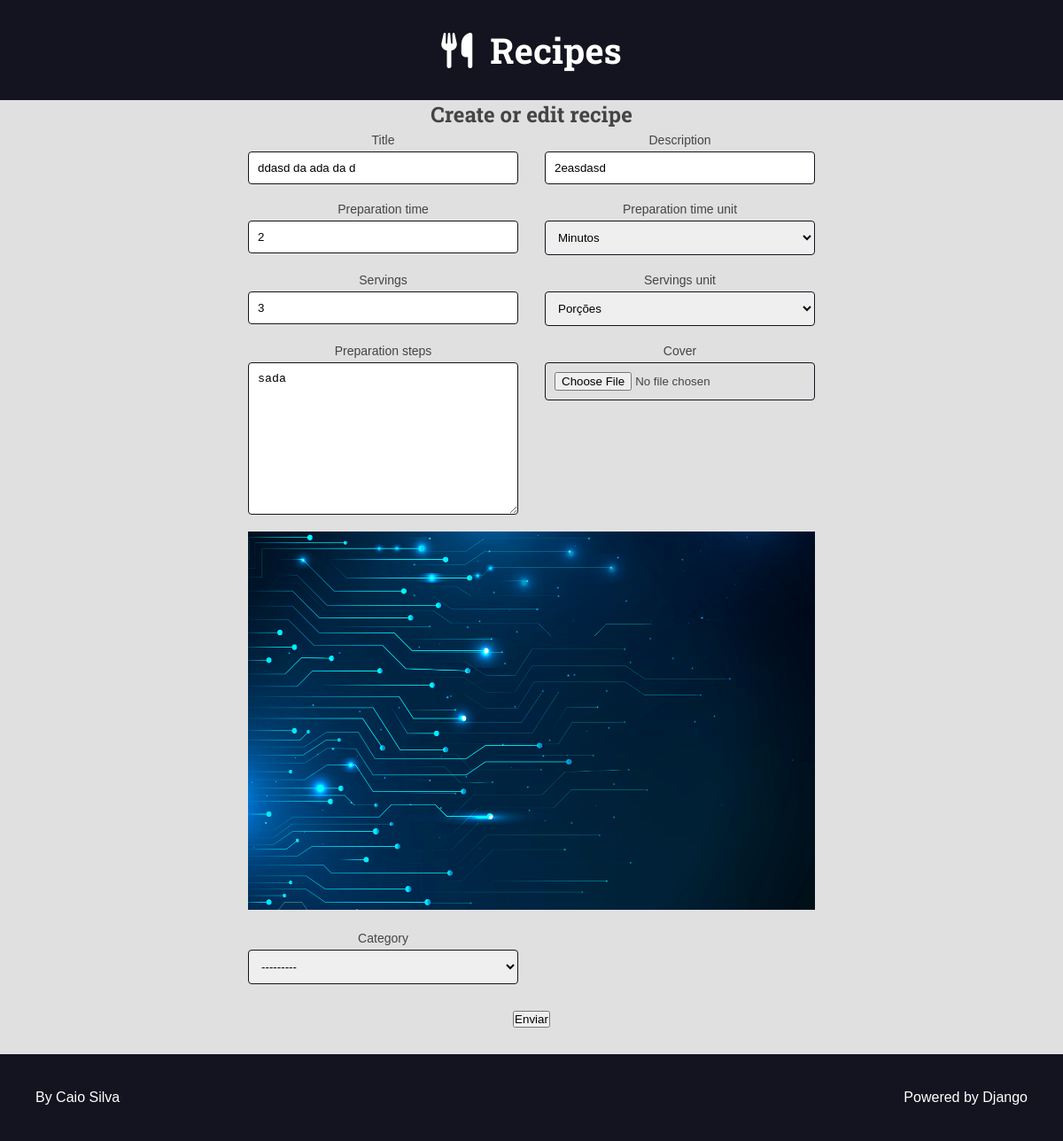
/recipe/edit/ddasd-da-ada-da-d/ (signed in), run on the app's committed database.
### recipes/models.py (models this page shows, shortened)
class Recipe(models.Model):
    title = models.CharField(max_length=65)
    description = models.CharField(max_length=165)
    slug = models.SlugField(unique=True)
    preparation_time = models.IntegerField()
    preparation_time_unit = models.CharField(max_length=65)
    servings = models.IntegerField()
    servings_unit = models.CharField(max_length=65)
    preparation_steps = models.TextField()
    preparation_steps_is_html = models.BooleanField(default=False)
    created_at = models.DateTimeField(auto_now_add=True)
    updated_at = models.DateTimeField(auto_now=True)
    is_published = models.BooleanField(default=False)
    cover = models.ImageField(upload_to='recipes/covers/%Y/%m/%d/', blank=True, default='')
    category = models.ForeignKey(
        Category, on_delete=models.SET_NULL, null=True, blank=True, default=None
    )
    author = models.ForeignKey(
        User, on_delete=models.SET_NULL, null=True, blank=True, default=None
    )
    class Meta:
        verbose_name = 'Recipe'
        verbose_name_plural = 'Recipes'

### recipes/views.py (the view, shortened to what this page needs)
# urls.py: path('recipe/edit/<slug:slug>/', views.RecipeUpdateView.as_view(), name='update'),  # noqa: E501
class RecipeUpdateView(LoginRequiredMixin, UpdateView):
    model = Recipe
    form_class = RecipeForm
    template_name = 'recipes/recipe_new.html'
    def get_queryset(self):
        recipe = Recipe.objects.filter(is_published=False, author=self.request.user)  # noqa: E501
        return recipe

### recipes/form.py (shortened to what this page needs)
class RecipeForm(forms.ModelForm):
    def __init__(self, *args, **kwargs):
        super().__init__(*args, **kwargs)
        self._my_errors = defaultdict(list)
    class Meta:
        model = Recipe
        exclude = ('author', 'is_published', 'preparation_steps_is_html', 'slug')  # noqa: E501
        widgets = {
            'cover': forms.FileInput(attrs={
                'class': 'span-2'
            }),
            'servings_unit': forms.Select(
                choices=(
                    ('Porções', 'Porções'),
                    ('Pedaços', 'Pedaços'),
                )
            ),
            'preparation_time_unit': forms.Select(
                choices=(
                    ('Minutos', 'Minutos'),
                    ('Horas', 'Horas'),
                )
            )
        }

### recipes/models.py (called while the page is built)
    def __str__(self) -> str:
        return self.name

### recipes/templates/recipes/recipe_new.html (shortened to what this page needs)
{% extends 'base.html' %}
{% block content %}
<div class="main-content container center">
    <h2>Create or edit recipe</h2>
    {% include 'parciais/form.html' %}
    </div>
{% endblock content %}

### templates/parciais/form.html (shortened to what this page needs)
<form action="." method='POST' enctype="multipart/form-data"> {% csrf_token %}
    <div class="form-content form-content-grid">
        {% for field in form %}
        <div class="form-group">
            <label for="{{field.id_for_label}}">{{field.label}}</label>
            {{field}}
        </div>
        {% if field.name == 'cover' and field.value.url %}
        <div class="span-2">
            <img src="{{field.value.url}}" alt="{{field.name}}">
        </div>
        {% endif %}
        {% endfor %}
    </div>
    <div class="form-group">
        <button type='submit'>Enviar</button>
    </div>
</form>

### templates/static/global/css/style.css (style rules this page uses)
:root { --color-primary: #269fe6; --color-primary-hover: #2086c2; --color-primary-dark: #13141f; --color-primary-dark-hover: #212336; --color-primary-light: #d4ecfa; --color-primary-light-hover: #bdd8e7; --color-white: #fff; --color-black: #000; --color-dark-text: #444; --color-info-light: #cce5ff; --color-debug-light: #cce5ff; --color-success-light: #d4edda; --color-alert-light: #fff3cd; --color-warning-light: #fff3cd; --color-error-light: #f8d7da; --color-info-dark: #4d86c4; --color-debug-dark: #4d86c4; --color-success-dark: #4a9c5d; --color-alert-dark: #927f40; --color-warning-dark: #927f40; --color-error-dark: #da525d; --color-gray-0: #f9f9f9; --color-gray-1: #e0e0e0; --color-gray-2: #c7c7c7; --color-gray-3: #aeaeae; --color-gray-4: #959595; --color-gray-5: #7d7d7d; --color-gray-6: #646464; --color-gray-7: #4b4b4b; --color-gray-8: #323232; --color-gray-9: #191919; --font-primary: sans-serif; --font-headings: 'Roboto Slab', serif; --spacing-gutter-medium: 3rem; --spacing-gutter-large: 4rem; }
* { padding: 0; margin: 0; box-sizing: border-box; }
html { font-size: 62.5%; }
body { font-size: 1.6rem; font-family: var(--font-primary); background: var(--color-gray-1); color: var(--color-dark-text); }
h1, h2, h3, h4, h5, h6 { font-family: var(--font-headings); }
img { max-width: 100%; }
.container { max-width: 144rem; margin: 0 auto; padding: var(--spacing-gutter-medium); }
.main-content { padding-top: 0; }
.form-content { max-width: 64rem; margin: 0 auto; margin-bottom: var(--spacing-gutter-medium); }
.form-content label, .form-content .help-text, .errorlist { display: block; margin: 0.5rem 0; font-size: 1.4rem; list-style-type: none; }
.form-content input, .form-content textarea, .form-content select { width: 100%; padding: 1rem; border-radius: 0.4rem; border: 1px solid var(--color-primary-dark); }
.form-content-grid { display: grid; grid-template-columns: repeat(auto-fit, minmax(30rem, 1fr)); gap: calc(var(--spacing-gutter-medium) / 2) var(--spacing-gutter-medium); }
.span-2 { grid-column: span 2; }
.center { text-align: center; }

### data on the page
Recipe: form "ddasd da ada da d" "2easdasd" "2" "Minutos" "3" "Porções" "sada" "---------"

### other printed values
{{ field.label }} "Title" "Description" "Preparation time" "Preparation time unit" "Servings" "Servings unit" "Preparation steps" "Cover" "Category"
